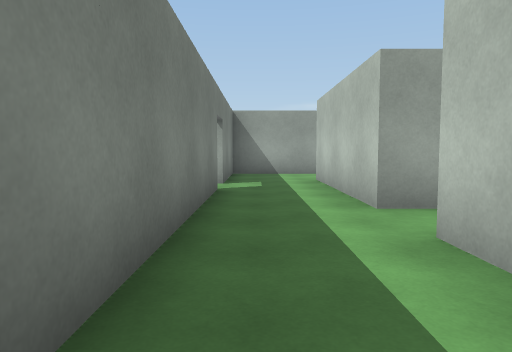
[1] (above)

20 first-person views from a walk through a scene from a Unity 3-D project. The camera is 1.3 m above the floor, tilts 4° down and sees 70° across. The floor is counted in squares, 2 m on a side. Each view is taken from the middle of a square. On the plan, view 1 faces up. The plan holds only what a view shows up to about 11 squares ahead; the rest is blank. The place goes on beyond the plan. The player is left out. Some surface patterns are stand-ins.

[2]
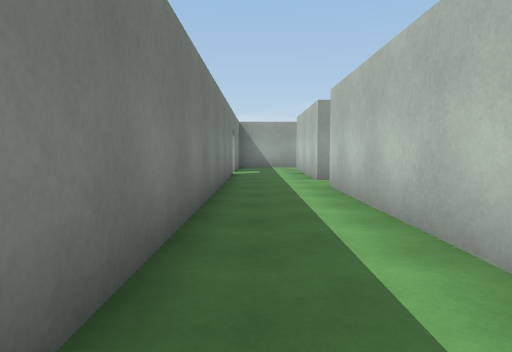

[3]
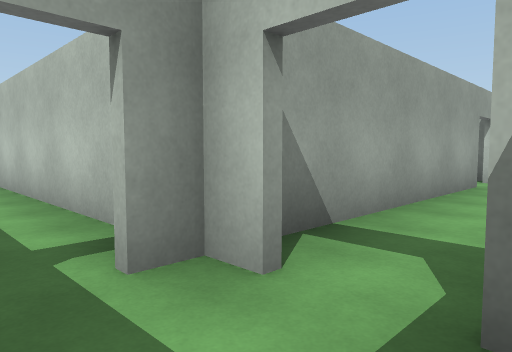

[4]
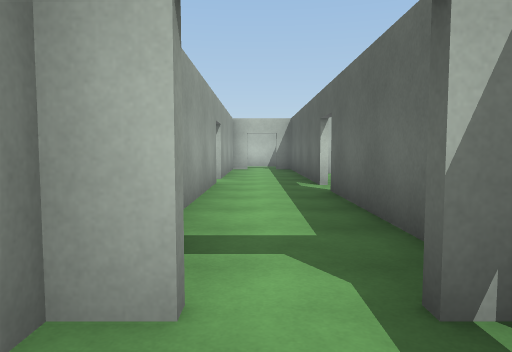

[5]
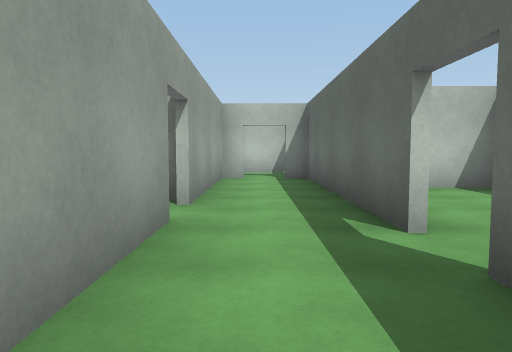

[6]
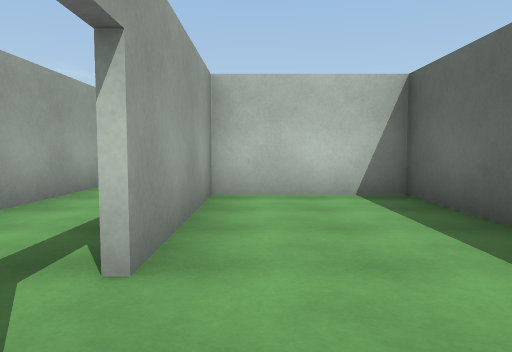

[7]
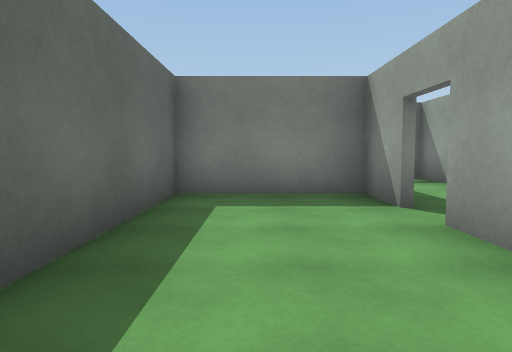

[8]
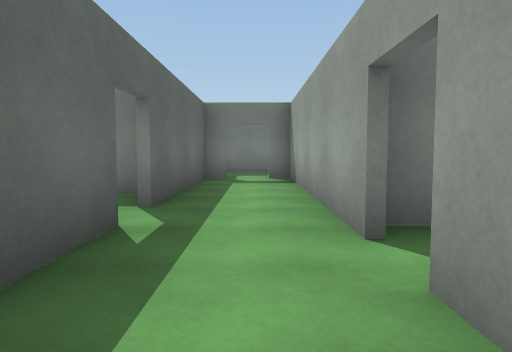

[9]
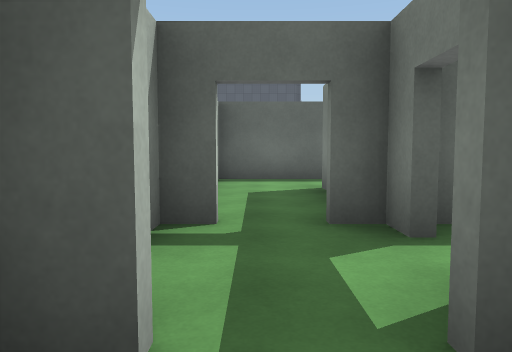

[10]
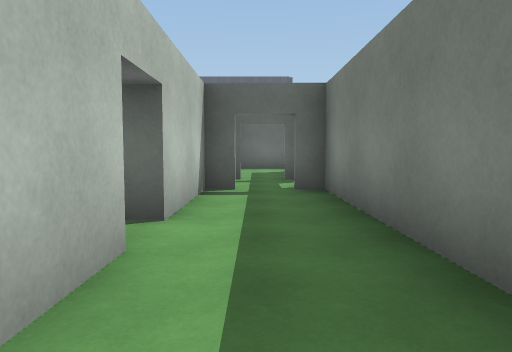

[11]
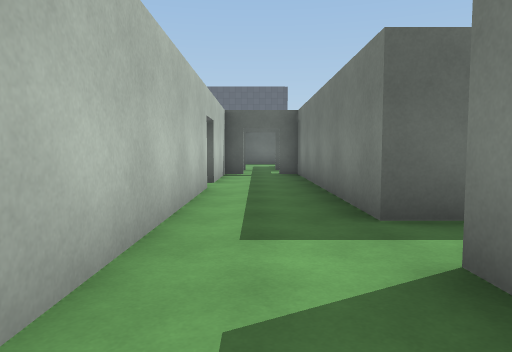

[12]
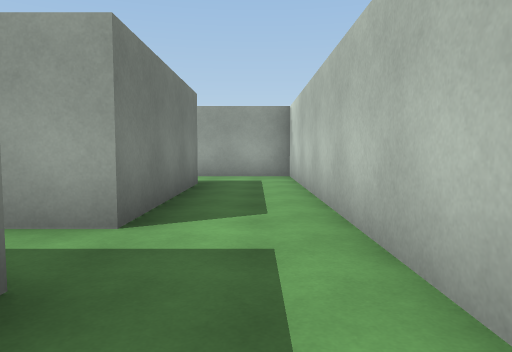

[13]
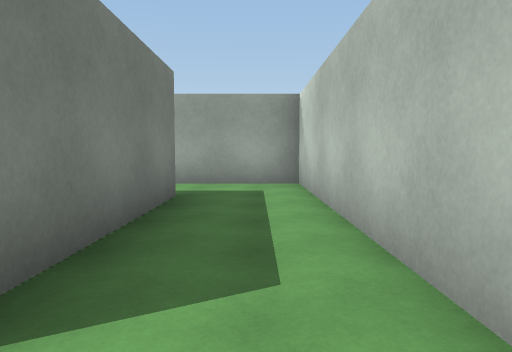

[14]
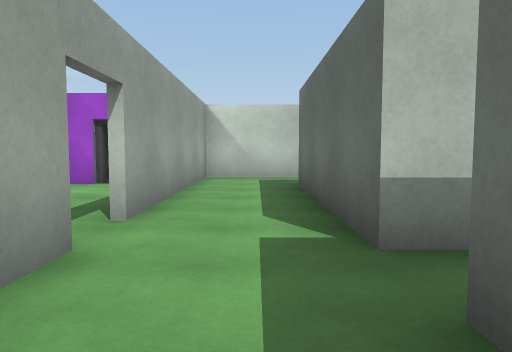

[15]
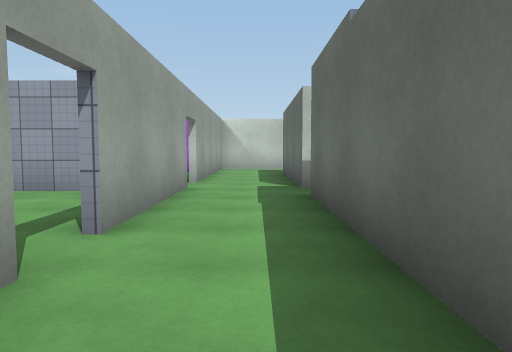

[16]
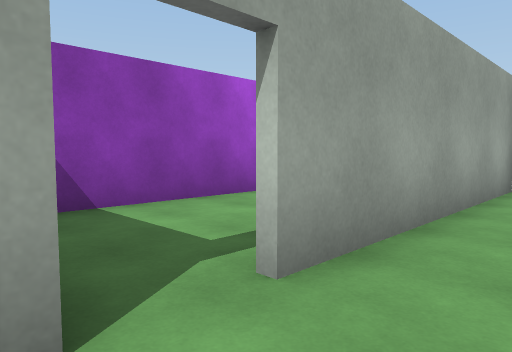

[17]
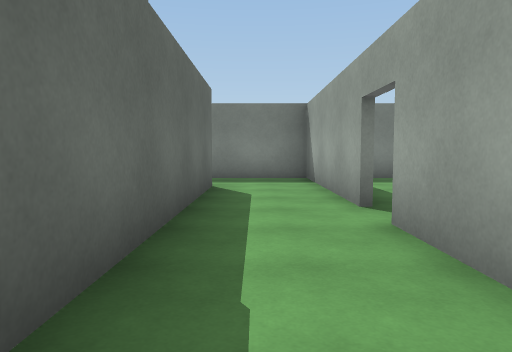

[18]
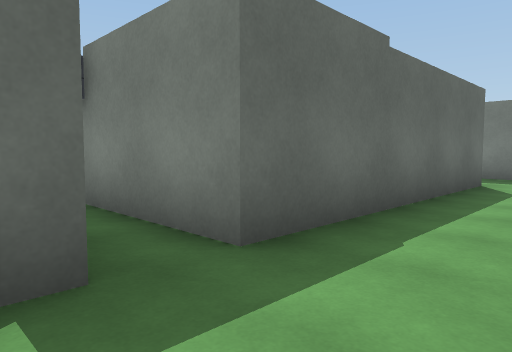

[19]
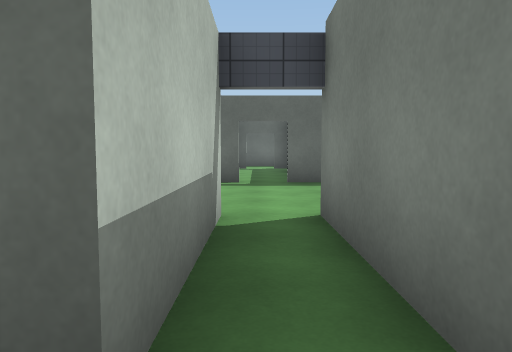

[20]
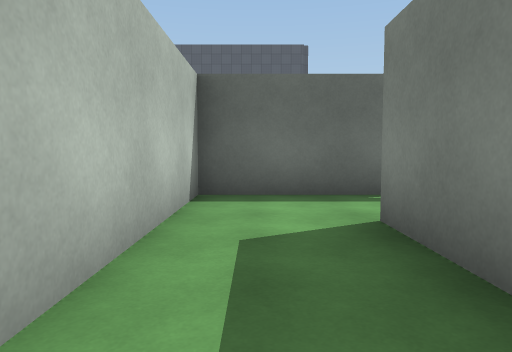

### Floor plan
Ten units are one square. View 1 is at (0, 0); x grows to the right and y downward. Boxes are objects, and circles mark ways between rooms. Rooms are numbered by the first view taken in them; rooms with no view inside come last. Other rooms are left out.
<svg viewBox="-15 -120 170 238">
<path fill="none" stroke="#000" d="M14 -40 14 -82M-6 -62 -6 31M14 30 14 -27M14 -102 -6 -102 -6 -71M14 48 14 42M14 42 8 42M15 62 59 62M-6 46 -6 59M64 42 15 42 15 48M59 63 45 63 45 92 103 92 103 63 68 63M126 48 126 40M74 42 64 42M126 42 82 42M68 62 126 62 126 56M120 -27 128 -27 128 40M148 4 148 -102 92 -102M83 -82 128 -82 128 -40 119 -40M126 40 134 40M142 40 148 40 148 13M39 -102 14 -102M84 -102 48 -102M83 -54 83 -82M14 -82 73 -82 73 -52M142 62 148 62 148 46M128 56 128 62 134 62M128 76 128 94M121 113 148 113 148 71"/>
<rect x="135" y="-115" width="10" height="10" fill="#bbb"><title>elevator</title></rect>
<circle cx="0" cy="40" r="3" fill="#2a7"/>
<circle cx="25" cy="-90" r="3" fill="#2a7"/>
<circle cx="60" cy="60" r="3" fill="#2a7"/>
<circle cx="70" cy="50" r="3" fill="#2a7"/>
<circle cx="130" cy="50" r="3" fill="#2a7"/>
<circle cx="90" cy="-90" r="3" fill="#2a7"/>
<circle cx="140" cy="40" r="3" fill="#2a7"/>
<circle cx="140" cy="70" r="3" fill="#2a7"/>
<text x="0" y="-30">1</text>
<text x="20" y="50">2</text>
<text x="70" y="70">3</text>
<text x="100" y="50">4</text>
<text x="130" y="-40">5</text>
<text x="60" y="-90">6</text>
<text x="140" y="60">7</text>
<text x="130" y="90">8</text>
</svg>
Room 1 opens to room 2. Room 1 opens to room 6. Room 2 opens to room 3. Room 2 opens to room 4. Room 4 opens to room 7. Room 5 opens to room 6. Room 5 opens to room 7. Room 7 opens to room 8.

Where each view was taken, in squares from view 1:
view 1: 0 up, 0 right, facing up
view 2: 4 down, 0 right, facing up
view 3: 6 down, 0 right, facing up-right
view 4: 5 down, 0 right, facing right
view 5: 5 down, 4 right, facing right
view 6: 7 down, 5 right, facing right
view 7: 8 down, 10 right, facing left
view 8: 5 down, 10 right, facing left
view 9: 3 down, 14 right, facing down
view 10: 2 up, 14 right, facing down
view 11: 6 up, 14 right, facing down
view 12: 1 up, 14 right, facing up
view 13: 3 up, 14 right, facing up
view 14: 9 up, 6 right, facing right
view 15: 9 up, 2 right, facing right
view 16: 9 up, 8 right, facing up-right
view 17: 9 up, 8 right, facing left
view 18: 10 up, 9 right, facing down-left
view 19: 9 up, 8 right, facing down
view 20: 6 down, 14 right, facing down
